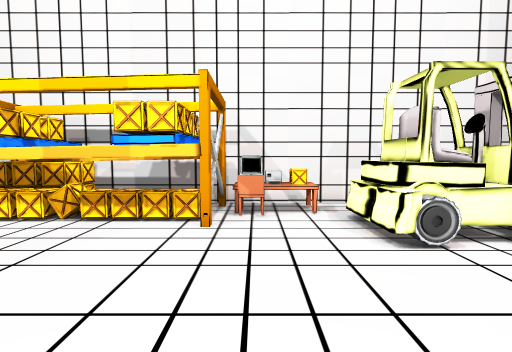
view 1 (above)

20 first-person views from a walk through a 3-D level made in the Unity game engine. The camera is 1.5 m above the floor, tilts 4° down and sees 85° across. The floor is counted in squares, 1 m on a side. Each view is taken from the middle of a square. On the plan, view 1 faces up. The plan holds only what a view shows up to about 14 squares ahead; the rest is blank. The place goes on beyond the plan. The player character is not drawn. Some surface patterns are stand-ins.

view 2
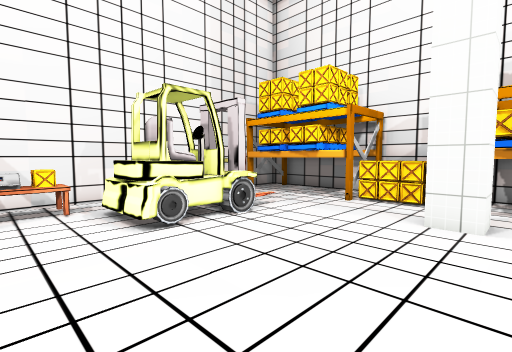

view 3
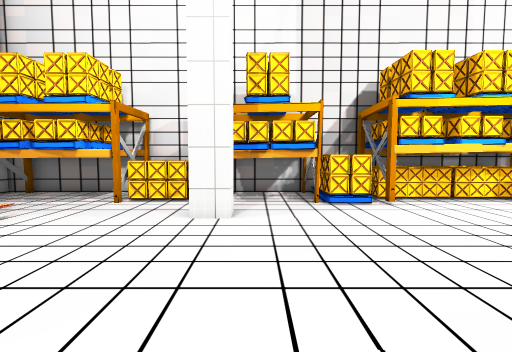

view 4
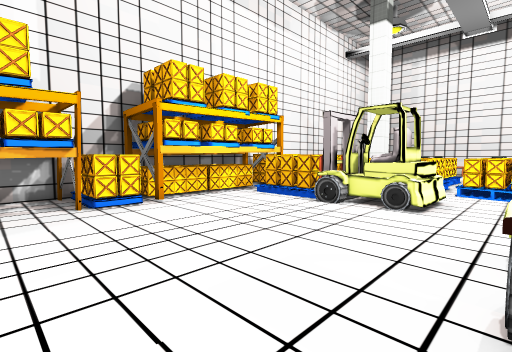

view 5
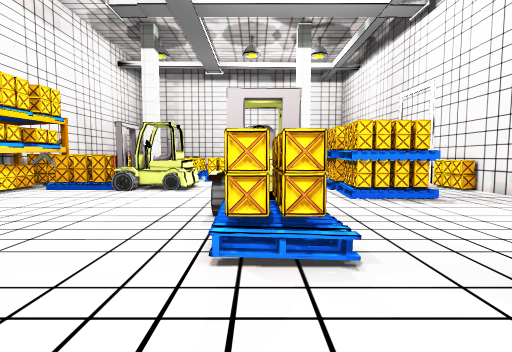

view 6
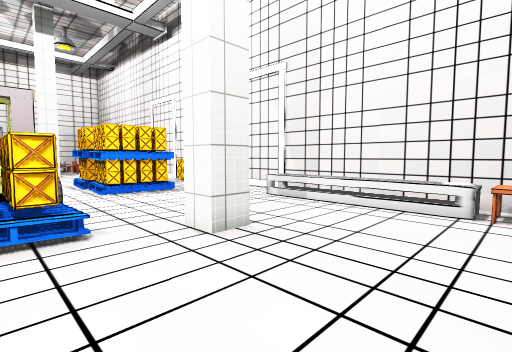

view 7
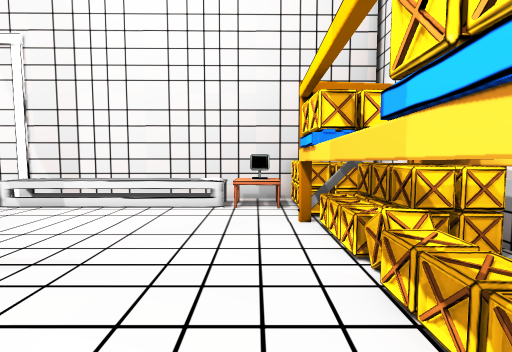

view 8
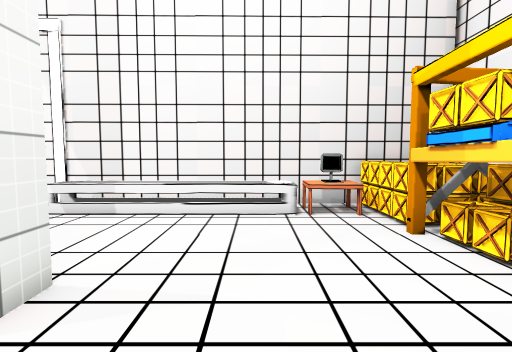

view 9
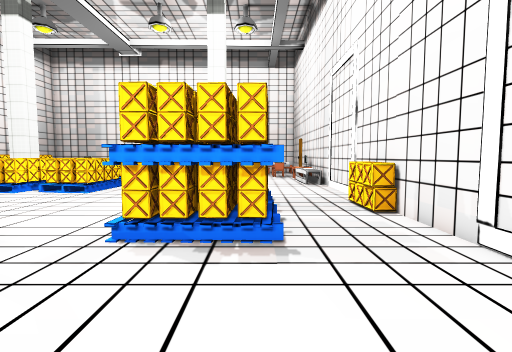

view 10
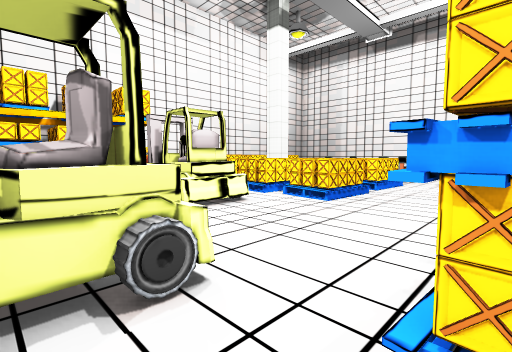

view 11
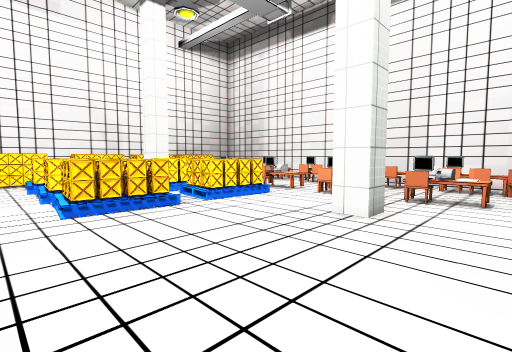

view 12
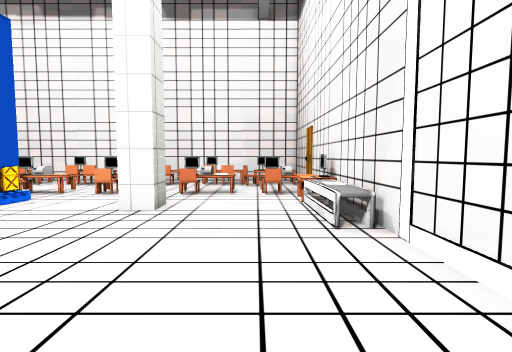

view 13
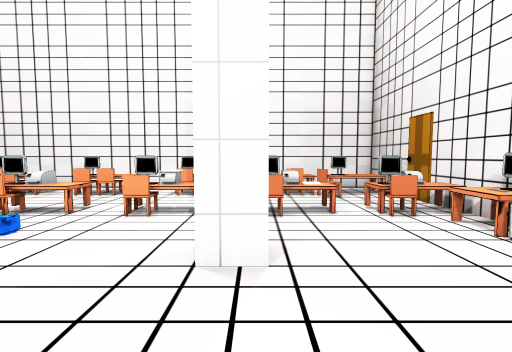

view 14
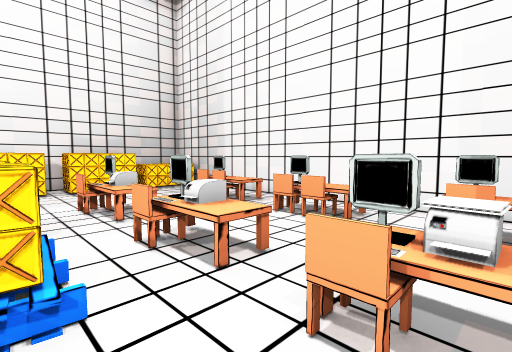

view 15
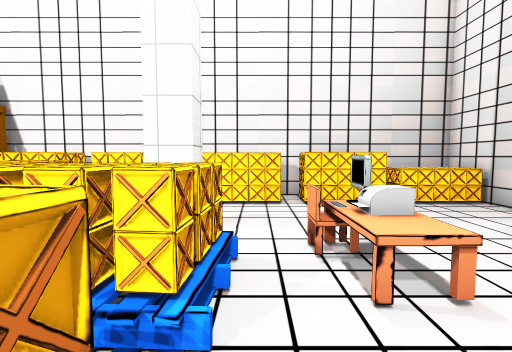

view 16
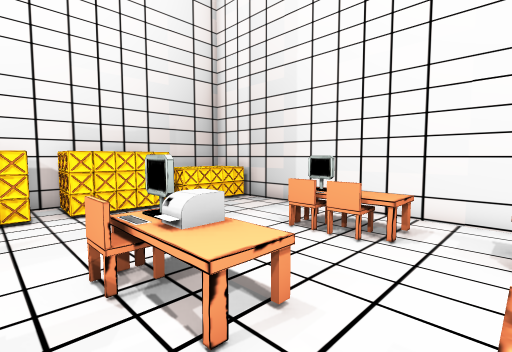

view 17
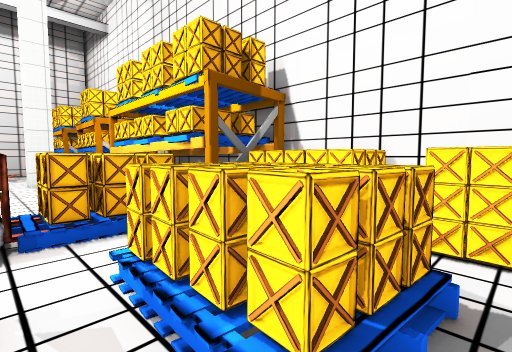

view 18
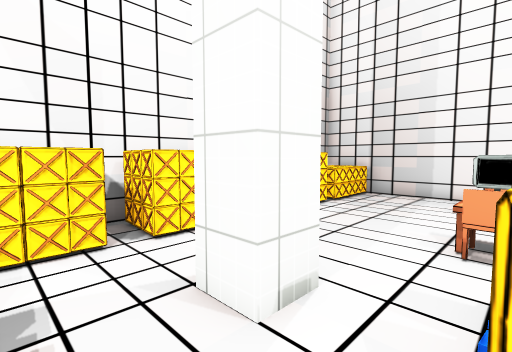

view 19
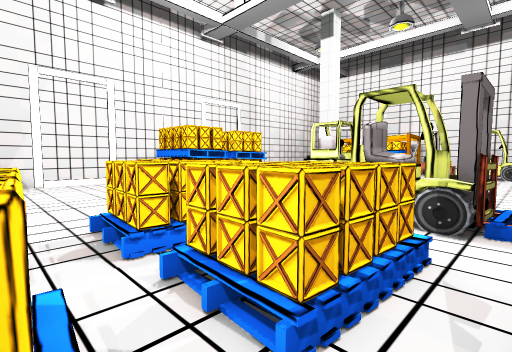

view 20
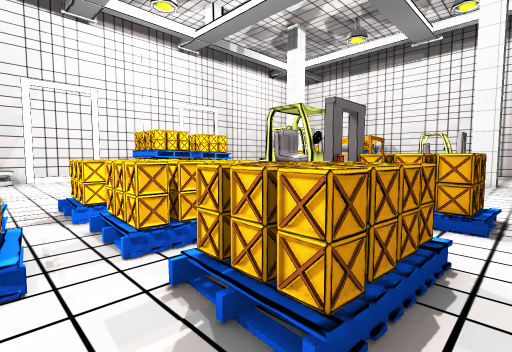

### Floor plan
Points are (right, up) in squares from view 1. A wall is a line through its corners. A room is listed if a view was taken in it or the views show most of it. See-through windows are left out.
Room 1 (views 1, 2, 3, 4, 5, 6, 7, 8, 9, 10, 11, 12, 13, 14, 15, 16, 17, 18, 19, 20)
walls: (-4.4, -11.6) (-7.4, -11.6); (-4.9, -8.8) (-4.4, -8.8); (-5.2, -19.8) (-5.2, -18.7) (-4.1, -18.7); (-10.8, -6.4) (-10.5, -28.4) (-4.5, -28.4); (-5.2, 0.6) (-4.2, 0.6) (-4.2, -0.4); (7.8, -19.7) (6.7, -19.7) (6.7, -18.7) (7.8, -18.7); (7.7, 0.5) (7.7, -0.4) (6.7, -0.4) (6.7, 0.6); (11.7, 1.8) (11.7, 9.3) (11.1, 9.3); (-2.8, -28.4) (11.7, -28.4) (11.7, 0); (-1.9, 9.3) (-2.5, 9.3); (4.2, 9.3) (-1, 9.3); (-9, 9.3) (-10.1, 9.3); (-10.2, 9.3) (-11.2, 9.3); (-11, 9.2) (-10.8, -4.4)
ways out: gap at (8, 0)
objects: crate (-11, -10); table (-10, -27) to (-9, -26); table (-10, -23) to (-10, -22); other object (-10, -21); table (-10, -20); other object (-10, -19) to (-10, -18); other object (-10, -17); crate (-10, -11); crate (-10, -10) to (-10, -9); other object (-10, -2) to (-9, 2); other object (-10, 3) to (-9, 3); table (-10, 4) to (-9, 4); monitor (-10, 5); crate (-10, 6); other object (-10, 8); other object (-9, -23); other object (-9, -21); other object (-9, 5); crate (-9, 6) to (-9, 7); other object (-9, 8); other object (-8, -27); chair (-8, -25); monitor (-8, -23); crate (-8, 6) to (-8, 7); crate (-8, 8); table (-7, -23) to (-7, -22); crate (-7, -7); pallet (-7, 6); other object (-7, 7); other object (-7, 8); other object (-7, 9); other object (-6, -26); printer (-6, -23); other object (-6, -9); other object (-6, -8); crate (-6, -7); crate (-6, 6); other object (-6, 7); other object (-6, 8); pallet (-6, 9); table (-5, -27); other object (-5, -26); monitor (-5, -23); other object (-5, -11); other object (-5, -10); other object (-5, -8); crate (-5, -7); crate (-5, 6); crate (-5, 7); crate (-5, 8); other object (-5, 8) to (-2, 9); other object (-4, -26); table (-4, -23); crate (-4, 6); crate (-4, 7); printer (-3, -23) to (-3, -22); crate (-3, 6) to (-3, 7); other object (-2, -27); monitor (-2, -26); monitor (-2, -23); chair (-2, -22); other object (-2, -7) to (0, -4); other object (-2, -3); other object (-2, -2); crate (-2, -1); crate (-2, 6) to (-2, 7); crate (-1, -1); other object (-1, 6); crate (-1, 7); table (-1, 8); table (0, -23) to (0, -22); crate (0, -20); crate (0, -19); crate (0, -18); crate (0, -16); crate (0, -15); crate (0, -14); chair (0, 7); monitor (0, 8); printer (1, -23); chair (1, -22) to (2, -22); other object (1, -20); other object (1, -18); crate (1, -16); other object (1, -15); crate (1, -14); table (1, 7) to (2, 8); crate (1, 8); table (2, -27); chair (2, -26); monitor (2, -23); crate (2, -20); other object (2, -18); crate (2, -16); crate (2, -15); crate (2, -14); other object (2, -12) to (5, -9); other object (2, 5) to (5, 7); monitor (3, -26); crate (3, -20); crate (3, -19); other object (3, -18); crate (3, -16); other object (3, -15); crate (3, -14); chair (4, -26); table (4, -23) to (4, -22); crate (4, -20); other object (4, -19); crate (4, -18); crate (4, -16); other object (4, -15); other object (4, -14); monitor (5, -26); printer (5, -23); keyboard (5, -22) to (6, -22); crate (5, -20); other object (5, -19); crate (5, -18); crate (5, -16); crate (5, -15); crate (5, -14); table (6, -27); chair (6, -26); monitor (6, -23); crate (6, -16); crate (6, -15); crate (6, -14); crate (6, -11); crate (6, -10); crate (7, -16); other object (7, -15); other object (7, -14); crate (7, -11); crate (7, -10); crate (8, -16); crate (8, -15); crate (8, -14); crate (8, -11); crate (8, -10); other object (9, -12) to (9, -6); crate (9, -5); crate (9, -4) to (9, -3); pallet (9, -2) to (11, -2); pallet (9, -1) to (9, 0); other object (9, 4) to (11, 8); crate (10, -28); crate (10, -27); crate (10, -26); crate (10, -25); crate (10, -24); crate (10, -23); crate (10, -22); crate (10, -21); crate (10, -20); crate (10, -19); crate (10, -18); crate (10, -17); crate (10, -16); crate (10, -15); crate (10, -14); crate (10, -13); crate (10, -12); other object (10, -11); crate (10, -10); crate (10, -9); crate (10, -8); crate (10, -7); crate (10, -6); other object (10, -4) to (10, -3); crate (10, 2); crate (10, 3); other object (11, -28); other object (11, -27); other object (11, -26); other object (11, -23); crate (11, -19); crate (11, -15); other object (11, -11); other object (11, -10); other object (11, -9); other object (11, -8); other object (11, -7); other object (11, -3)

Where each view was taken, in squares from view 1:
view 1: 0 up, 0 right, facing up
view 2: 1 down, 0 right, facing up-right
view 3: 1 down, 0 right, facing right
view 4: 1 down, 0 right, facing down-right
view 5: 3 up, 1 left, facing down
view 6: 5 up, 1 left, facing down-left
view 7: 5 up, 1 left, facing left
view 8: 3 up, 2 left, facing left
view 9: 2 down, 7 left, facing down
view 10: 5 down, 5 left, facing down-right
view 11: 12 down, 8 left, facing down-right
view 12: 11 down, 8 left, facing down
view 13: 15 down, 5 left, facing down
view 14: 20 down, 3 left, facing down-right
view 15: 21 down, 1 right, facing right
view 16: 21 down, 2 right, facing down-right
view 17: 17 down, 5 right, facing up-right
view 18: 17 down, 5 right, facing down-right
view 19: 18 down, 6 right, facing up-left
view 20: 18 down, 9 right, facing up-left
